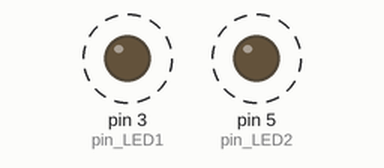
A sketch run on a simulated Arduino Uno, built with avr-gcc and run on an emulated ATmega328P. Parts: output pins drawn as LEDs (lit = HIGH). Dashed ring = blinking.

Above: at 0.2 s.
Timing chart, 0 to 4.6 s (numbered marks = the images above):
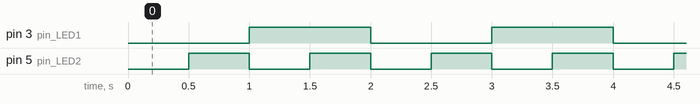

The sketch:

app.ino
```cpp
#include <SimpleTimer.h>
int pin_LED1 = 3;
int pin_LED2 = 5;


SimpleTimer timer;

void blink_1(){
    int state = digitalRead(pin_LED1);// 지정한 핀의 상태를 불러오는 함수
    digitalWrite(pin_LED1, !state);
}
void blink_2(){
    int state = digitalRead(pin_LED2);
    digitalWrite(pin_LED2, !state);
}

void setup(){
    pinMode(pin_LED1, OUTPUT);
    pinMode(pin_LED2, OUTPUT);
    timer.setInterval(1000, blink_1);
    timer.setInterval(500, blink_2);

}
void loop(){
    timer.run();
}


/*
int pin_LED1 = 3;
int pin_LED2 = 5;

boolean LED_state1 = false;
unsigned long time_previous1=0, time_current1;


boolean LED_state2 = false;
unsigned long time_previous2=0, time_current2;

void setup(){
    pinMode(pin_LED1, OUTPUT);
    pinMode(pin_LED2, OUTPUT);

    digitalWrite(pin_LED1, LOW);
    digitalWrite(pin_LED2, LOW);
}

void loop(){
    blink_1000();
    blink_500();
}

void blink_1000(){

    time_current1 = millis();
    if(time_current1 - time_previous1 >=1000){
        time_previous1 = time_current1;
        LED_state1 = !LED_state1;
        digitalWrite(pin_LED1,LED_state1);
    }
}
void blink_500(){

    time_current2 = millis();
    if(time_current2 - time_previous2 >=500){
        time_previous2 = time_current2;
        LED_state2 = !LED_state2;
        digitalWrite(pin_LED2,LED_state2);
    }
}
*/
```

Measured:
- by itself, pin 3 (pin_LED1): alternates HIGH for 1.0 s and LOW for 1.0 s
- by itself, pin 5 (pin_LED2): alternates HIGH for 0.50 s and LOW for 0.50 s
- by itself, everything shown: repeats every 2.0 s, in 4 steps
